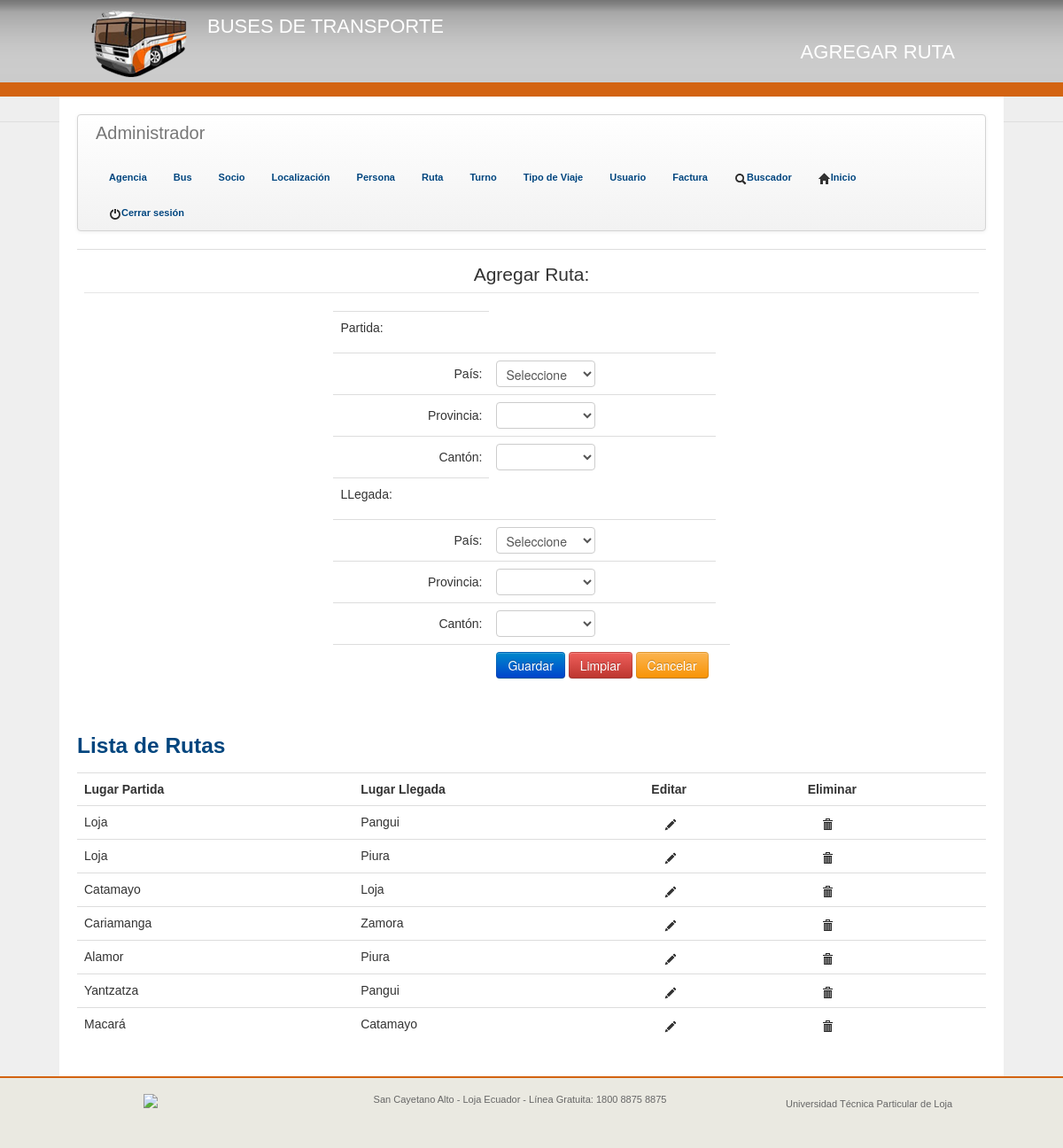
The app's page /pages/addRuta.php (signed in) with its own data.
### tables this page shows
CREATE TABLE IF NOT EXISTS `rutas` (
  `idRuta` int(11) NOT NULL AUTO_INCREMENT,
  `LugarPartida` int(11) NOT NULL,
  `lugarLlegada` int(11) NOT NULL,
  PRIMARY KEY (`idRuta`),
  KEY `LugarPartida` (`LugarPartida`,`lugarLlegada`),
  KEY `LugarPartida_2` (`LugarPartida`),
  KEY `lugarLlegada` (`lugarLlegada`)
);

CREATE TABLE IF NOT EXISTS `canton` (
  `idCanton` int(11) NOT NULL AUTO_INCREMENT,
  `idProvincia` int(11) NOT NULL,
  `nombre` varchar(30) NOT NULL,
  PRIMARY KEY (`idCanton`),
  KEY `idProvincia` (`idProvincia`)
);

### pages/addRuta.php (the view, shortened to what this page needs)
<!DOCTYPE html>
<html>
<head>
	<link href="../UtplCss/tema.css" rel="stylesheet">
	<link href="../UtplCss/internas.css" rel="stylesheet">
</head>
<body>
	<header>
		<section class="encabezado">
			<div class="logo">
				<a style="float:left;display:block;" href="http://www.utpl.edu.ec"><img src="../img/logo.png"></img></a>
				<h1 style="float:left;">Buses de Transporte</h1>
			</div>
			<div class="tituloPag" id="clickeable" onclick="location.href='../index.php';" style="cursor:pointer;">
				<h1 >
					Agregar Ruta
				</h1>
			</div>
		</section>
	</header>
	<div class="contenedor">
		<?php
		include ("../php/menu_admin.php");
		?>
		<section id="content">
			<table class="table">
				<tbody>
					<tr>
						<td>
							<center>
								<form class="form-horizontal" name="usuario" action="../php/addRuta.php" method="POST">
									<fieldset>
										<legend>Agregar Ruta:</legend>
										<table>
											<tbody>
												<tr>
													<td><p>Partida:</p></td>
												</tr>
												<tr>
													<td><label class="control-label">País:</label></td>
													<td>
														<select required name="idpais" id="idpais">
															<option value="null">Seleccione</option>
														</select>
													</td>
												</tr>
												<tr>
													<td>
														<label class="control-label">Provincia:</label>
													</td>
													<td>
														<select  name="idProv" id="idProv">
														</select>
													</td>
												</tr>
												<tr>
													<td>
														<label class="control-label">Cantón:</label>
													</td>
													<td>
														<select  name="idCant" id="idCant">
														</select>
													</td>
												</tr>
												<tr>
													<td><p>LLegada:</p></td>
												</tr>
												<tr>
													<td><label class="control-label">País:</label></td>
													<td>
														<select required name="idpais2" id="idpais2">
															<option value="null">Seleccione</option>
														</select>
													</td>
												</tr>
												<tr>
													<td>
														<label class="control-label">Provincia:</label>
													</td>
													<td>
														<select  name="idProv2" id="idProv2">
														</select>
													</td>
												</tr>
												<tr>
													<td>
														<label class="control-label">Cantón:</label>
													</td>
													<td>
														<select  name="idCant2" id="idCant2">
														</select>
													</td>
												</tr>
												<tr>
												<td></td>
												<td>
													<center>
														<button class=" btn btn-primary" type="submit"> Guardar </button>
														<button class="btn btn-danger" type="reset"> Limpiar </button>
														<input class="btn btn-warning" type="button" name="Cancelar" value="Cancelar" onClick="location.href='../index.php'">
													</center>
												</td>
												<td></td>
											</tr>
											</tbody>
										</table>
									</fieldset>
								</form>
							</center>
						</td>
					</tr>
				</tbody>
			</table>
			<?php
			include("../php/listarRuta.php");
			?>
		</section>
	</div>
	<footer>
		<div class="containerdiv">
			<div id="cc">
				<a href="http://creativecommons.org/licenses/by-nc-nd/3.0/ec/" target="_blank"><img src="http://www.utpl.edu.ec/sites/all/themes/utpl/images/cc.jpg"></a>
			</div>
			<div id="contactinfo">
				<p>San Cayetano Alto  - Loja Ecuador - Línea Gratuita: 1800 8875 8875</p>
			</div>
			<div id="q">
			Universidad Técnica Particular de Loja
			</div>
		</div>
	</footer>
</body>
</html>

### php/listarRuta.php (shortened to what this page needs)
<?php
include("../dll/conexionsql.php");
extract($_GET);
if(!isset($bandera)){
	$sql="SELECT rutas.idRuta, c1.nombre, c2.nombre FROM rutas
	INNER JOIN canton c1
	ON rutas.LugarPartida = c1.idCanton
	INNER JOIN canton c2
	ON rutas.lugarLlegada = c2.idCanton";
	$ressql=mysql_query($sql,$con);
	$totdatos=mysql_num_rows($ressql);
	if($totdatos>0){
		echo "<table border='0' class='table table-hover'>";
		echo "<h3 class=\"azul\">Lista de Rutas</h3>";
		echo "<tr>";
		echo "<th scope='col'>"."Lugar Partida"."</th>";
		echo "<th scope='col'>"."Lugar Llegada"."</th>";
		echo "<th scope='col'>"."Editar"."</th>";
		echo "<th scope='col'>"."Eliminar"."</th>";
		echo "</tr>";
		while ($row=mysql_fetch_array($ressql)) {
			echo "<tr class='filas'>";
			echo "<td>".$row[1]."</td>";
			echo "<td>".$row[2]."</td>";
			echo "<td>
			<a href='actRuta.php?id=".base64_encode($row[0])."'>
				<i class='icon-pencil'></i>
			</a>
		</td>";
		echo "<td>
		<a href='../php/listarRuta.php?id=".base64_encode($row[0])."&bandera=1'>
			<i class='icon-trash'></i>
		</a>
	</td>";
	echo "</tr>";
}
echo "</table";
}else{
	echo "No hay datos!!";
}
}
?>

### UtplCss/tema.css (style rules this page uses)
body { background: url("../img/bg.jpg") repeat-x scroll 0% 0% #EFEFEF; margin: 0px; padding: 0px; font-family: Arial,Helvetica,Sans-serif !important; }
.encabezado { margin:auto; width: 1026px; height: 109px; }
.logo { display: inline; margin-top: 28px; width: 500px; color: white; font-weight: bolder; }
.tituloPag { float:right; color: white; font-weight: bolder; display: inline; margin: 29px 35px 0 0; }
.contenedor { width: 1026px; background: white; margin: auto; padding: 20px; }
footer { background: none repeat scroll 0 0 #EAE9E1; border-top: 2px solid #D36311; height: 65px; padding-top: 14px; width: 100%; }
.containerdiv { height: 65px; display: block; margin: 0 auto; width: 1026px; }
#cc { display: block; float: left; height: 42px; margin: 0 35px 23px 60px; width: 105px; }
#contactinfo { color: #666666; display: block; float: left; font-size: 11px; height: 65px; text-align: center; text-decoration: none; width: 600px; }
#q { display: block; float: left; font-size: 11px; color: #666666; height: 25px; margin: 5px 0px 35px 0px; width: 200px; }
h1 { font-size: 22px !important; font-weight: 100; line-height: 40px; text-transform: uppercase; }
.navbar label,a { color: #00457E !important; font-family: Arial,Helvetica,Sans-serif !important; font-size: 11px !important; font-weight: bold !important; padding: 8px 15px; text-decoration: none !important; }
.peq15 input, select, textarea, .uneditable-input { width: 8em; }

### UtplCss/internas.css (style rules this page uses)
.azul { color: #00457E; }

### records on screen
rutas: LugarPartida.nombre "Loja", lugarLlegada.nombre "Pangui"
rutas: LugarPartida.nombre "Loja", lugarLlegada.nombre "Piura"
rutas: LugarPartida.nombre "Catamayo", lugarLlegada.nombre "Loja"
rutas: LugarPartida.nombre "Cariamanga", lugarLlegada.nombre "Zamora"
rutas: LugarPartida.nombre "Alamor", lugarLlegada.nombre "Piura"
rutas: LugarPartida.nombre "Yantzatza", lugarLlegada.nombre "Pangui"
rutas: LugarPartida.nombre "Macará", lugarLlegada.nombre "Catamayo"
